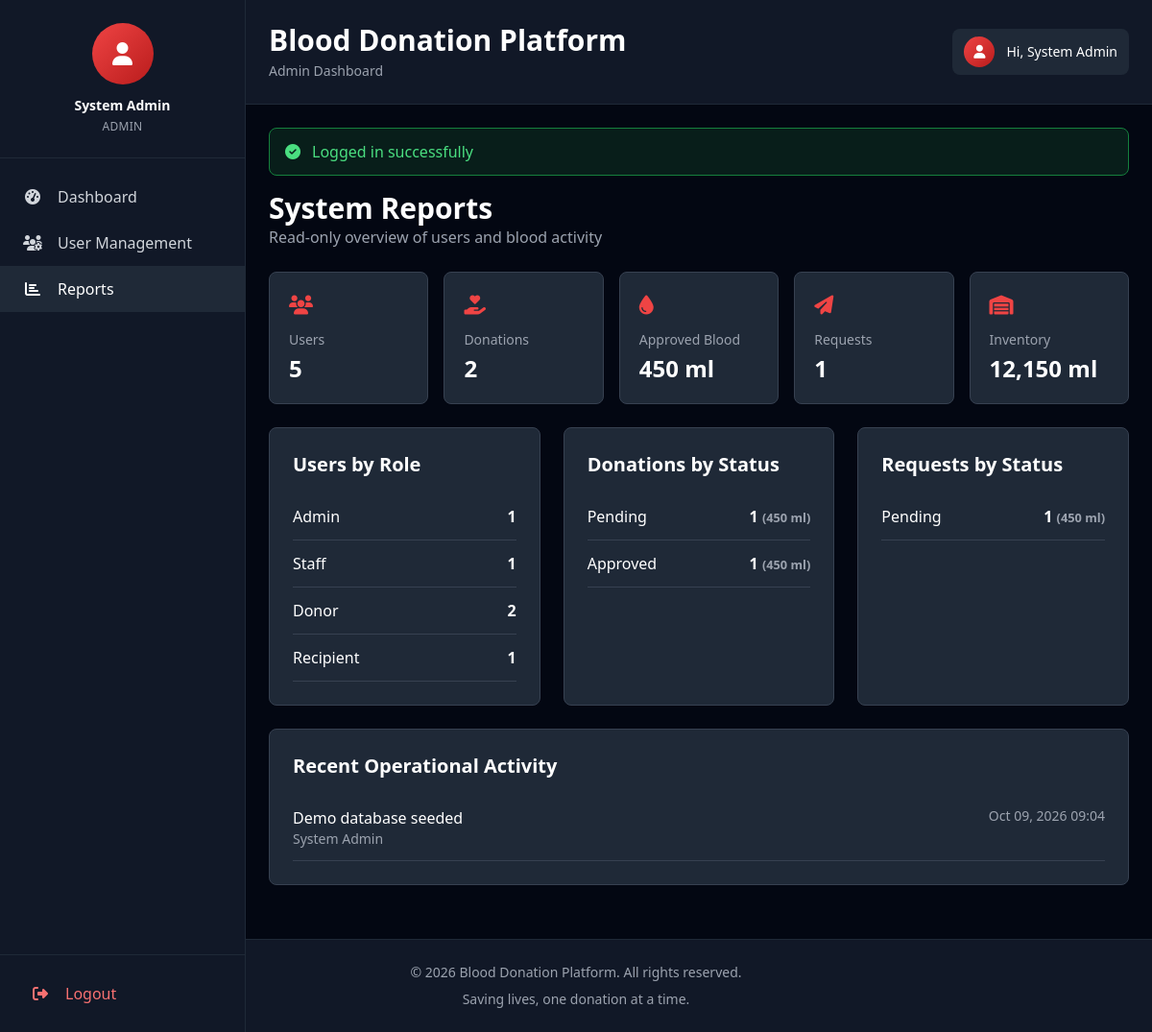
/reports.php (signed in), run on the app's committed database.
### tables this page shows
CREATE TABLE IF NOT EXISTS users (
  id INT AUTO_INCREMENT PRIMARY KEY,
  full_name VARCHAR(150) NOT NULL,
  email VARCHAR(150) NOT NULL UNIQUE,
  password VARCHAR(255) NOT NULL,
  phone VARCHAR(30),
  gender ENUM('Male','Female','Other') DEFAULT 'Other',
  blood_type VARCHAR(3),
  address TEXT,
  user_type ENUM('Admin','Staff','Donor','Recipient') NOT NULL DEFAULT 'Donor',
  created_at TIMESTAMP DEFAULT CURRENT_TIMESTAMP
);

CREATE TABLE IF NOT EXISTS admins_logs (
  id INT AUTO_INCREMENT PRIMARY KEY,
  admin_id INT NOT NULL,
  action VARCHAR(255),
  created_at TIMESTAMP DEFAULT CURRENT_TIMESTAMP,
  FOREIGN KEY (admin_id) REFERENCES users(id) ON DELETE CASCADE
);

### db.php (called while the page is built, shortened)
<?php
$db_host = 'localhost';
$db_user = 'root';
$db_pass = '';
$db_name = 'blood_donation_db';
$con = new mysqli($db_host, $db_user, $db_pass, $db_name);
function flash($key, $val = null) {
    if ($val === null) {
        if (isset($_SESSION['flash'][$key])) {
            $v = $_SESSION['flash'][$key];
            return $v;
        }
        return null;
    }
}
function current_user() {
    global $con;
    $id = (int)$_SESSION['user_id'];
    $res = $con->query("SELECT * FROM users WHERE id=$id");
    if ($res && $res->num_rows) return $res->fetch_assoc();
    return null;
}
?>

### reports.php (the view, shortened to what this page needs)
<?php
require_once 'db.php';
$counts = $con->query("SELECT
  (SELECT COUNT(*) FROM users) total_users,
  (SELECT COUNT(*) FROM donations) total_donations,
  (SELECT COALESCE(SUM(quantity_ml),0) FROM donations WHERE status='Approved') donated_ml,
  (SELECT COUNT(*) FROM requests) total_requests,
  (SELECT COALESCE(SUM(quantity_ml),0) FROM blood_inventory) inventory_ml")->fetch_assoc();
$roles = $con->query('SELECT user_type, COUNT(*) total FROM users GROUP BY user_type ORDER BY user_type');
$donationStatuses = $con->query('SELECT status, COUNT(*) total, COALESCE(SUM(quantity_ml),0) quantity FROM donations GROUP BY status');
$requestStatuses = $con->query('SELECT status, COUNT(*) total, COALESCE(SUM(quantity_ml),0) quantity FROM requests GROUP BY status');
$logs = $con->query('SELECT l.action, l.created_at, u.full_name FROM admins_logs l JOIN users u ON u.id=l.admin_id ORDER BY l.created_at DESC LIMIT 20');
include 'header.php';
?>
<div class="mb-6"><h2 class="text-3xl font-bold">System Reports</h2><p class="text-gray-400">Read-only overview of users and blood activity</p></div>
<div class="grid grid-cols-1 md:grid-cols-2 lg:grid-cols-5 gap-4 mb-6">
<?php foreach ([['Users',$counts['total_users'],'fa-users'],['Donations',$counts['total_donations'],'fa-hand-holding-heart'],['Approved Blood',number_format($counts['donated_ml']).' ml','fa-tint'],['Requests',$counts['total_requests'],'fa-paper-plane'],['Inventory',number_format($counts['inventory_ml']).' ml','fa-warehouse']] as $card): ?>
  <div class="bg-gray-800 border border-gray-700 rounded-lg p-5"><i class="fas <?=$card[2]?> text-red-500 text-xl"></i><p class="text-gray-400 text-sm mt-3"><?=$card[0]?></p><p class="text-2xl font-bold mt-1"><?=$card[1]?></p></div>
<?php endforeach; ?>
</div>
<div class="grid grid-cols-1 lg:grid-cols-3 gap-6 mb-6">
  <?php foreach ([['Users by Role',$roles],['Donations by Status',$donationStatuses],['Requests by Status',$requestStatuses]] as $section): ?>
  <div class="bg-gray-800 border border-gray-700 rounded-lg p-6"><h3 class="text-xl font-bold mb-4"><?=$section[0]?></h3>
    <?php while ($row = $section[1]->fetch_assoc()): ?><div class="flex justify-between border-b border-gray-700 py-3"><span><?=htmlspecialchars($row['user_type'] ?? $row['status'])?></span><span class="font-bold"><?=$row['total']?><?php if (isset($row['quantity'])): ?> <small class="text-gray-400">(<?=number_format($row['quantity'])?> ml)</small><?php endif; ?></span></div><?php endwhile; ?>
  </div>
  <?php endforeach; ?>
</div>
<div class="bg-gray-800 border border-gray-700 rounded-lg p-6"><h3 class="text-xl font-bold mb-4">Recent Operational Activity</h3>
  <?php if ($logs->num_rows): while ($log = $logs->fetch_assoc()): ?><div class="flex justify-between gap-4 border-b border-gray-700 py-3"><div><p><?=htmlspecialchars($log['action'])?></p><p class="text-gray-400 text-sm"><?=htmlspecialchars($log['full_name'])?></p></div><span class="text-gray-400 text-sm whitespace-nowrap"><?=date('M d, Y H:i', strtotime($log['created_at']))?></span></div><?php endwhile; else: ?><p class="text-gray-400">No activity recorded.</p><?php endif; ?>
</div>
<?php include 'footer.php'; ?>

### header.php (shortened to what this page needs)
<?php
require_once __DIR__ . '/db.php';
$user = current_user();
$current_page = basename($_SERVER['PHP_SELF']);
?>
<!doctype html>
<html lang="en">
<head>
  <script src="https://cdn.tailwindcss.com"></script>
  <link rel="stylesheet" href="https://cdnjs.cloudflare.com/ajax/libs/font-awesome/6.4.0/css/all.min.css" />
  <link rel="stylesheet" href="assets/css/custom.css" />
</head>
<body class="bg-gray-950 text-white overflow-x-hidden">
  <?php if ($user): ?>
  <div id="sidebar" class="fixed left-0 top-0 w-64 h-screen bg-gray-900 border-r border-gray-800 z-40 transition-all duration-300 flex flex-col overflow-y-auto md:translate-x-0 -translate-x-full">
    <div class="border-b border-gray-800 p-6 text-center flex-shrink-0 mt-16 md:mt-0">
      <div class="w-16 h-16 bg-gradient-to-br from-red-500 to-red-700 rounded-full mx-auto mb-3 flex items-center justify-center overflow-hidden flex-shrink-0">
        <i class="fas fa-user text-white text-2xl"></i>
      </div>
      <h3 class="text-white font-semibold text-sm mb-1"><?php echo htmlspecialchars($user['full_name']); ?></h3>
      <p class="text-gray-400 text-xs uppercase tracking-wide"><?php echo htmlspecialchars($user['user_type']); ?></p>
    </div>
    <nav class="flex-1 py-4 px-0">
      <a href="dashboard.php" class="nav-item flex items-center px-6 py-3 text-gray-300 hover:text-white hover:bg-gray-800 transition-all duration-200 <?php echo $current_page == 'dashboard.php' ? 'bg-gray-800 text-white' : ''; ?>">
        <i class="fas fa-tachometer-alt w-5 text-center mr-4"></i>
        <span class="nav-text">Dashboard</span>
      </a>
      <?php if ($user['user_type'] === 'Donor'): ?>
        <a href="donate.php" class="nav-item flex items-center px-6 py-3 text-gray-300 hover:text-white hover:bg-gray-800 transition-all duration-200 <?php echo $current_page == 'donate.php' ? 'bg-gray-800 text-white' : ''; ?>">
          <i class="fas fa-hand-holding-heart w-5 text-center mr-4"></i>
          <span class="nav-text">Donate Blood</span>
        </a>
        <a href="my_donations.php" class="nav-item flex items-center px-6 py-3 text-gray-300 hover:text-white hover:bg-gray-800 transition-all duration-200 <?php echo $current_page == 'my_donations.php' ? 'bg-gray-800 text-white' : ''; ?>">
          <i class="fas fa-history w-5 text-center mr-4"></i>
          <span class="nav-text">My Donations</span>
        </a>
      <?php elseif ($user['user_type'] === 'Admin'): ?>
        <a href="admin_users.php" class="nav-item flex items-center px-6 py-3 text-gray-300 hover:text-white hover:bg-gray-800 transition-all duration-200 <?php echo $current_page == 'admin_users.php' ? 'bg-gray-800 text-white' : ''; ?>">
          <i class="fas fa-users-cog w-5 text-center mr-4"></i>
          <span class="nav-text">User Management</span>
        </a>
        <a href="reports.php" class="nav-item flex items-center px-6 py-3 text-gray-300 hover:text-white hover:bg-gray-800 transition-all duration-200 <?php echo $current_page == 'reports.php' ? 'bg-gray-800 text-white' : ''; ?>">
          <i class="fas fa-chart-bar w-5 text-center mr-4"></i>
          <span class="nav-text">Reports</span>
        </a>
      <?php endif; ?>
    </nav>
    <div class="border-t border-gray-800 p-4 flex-shrink-0">
      <a href="logout.php" class="flex items-center px-4 py-3 text-red-400 hover:text-red-300 hover:bg-red-900/20 rounded-lg transition-all duration-200">
        <i class="fas fa-sign-out-alt w-5 text-center mr-4"></i>
        <span class="nav-text">Logout</span>
      </a>
    </div>
  </div>
  <div class="md:ml-64 transition-all duration-300">
    <div class="bg-gray-900 border-b border-gray-800 sticky top-0 z-20">
      <div class="flex flex-col md:flex-row items-start md:items-center justify-between gap-4 p-6 mt-16 md:mt-0">
        <div class="flex-1">
          <h1 class="text-3xl font-bold text-white mb-1">Blood Donation Platform</h1>
          <p class="text-gray-400 text-sm"><?php echo htmlspecialchars($user['user_type']); ?> Dashboard</p>
        </div>
        <div class="flex items-center gap-4 w-full md:w-auto">
          <div class="flex items-center gap-3 bg-gray-800 px-3 py-2 rounded-lg">
            <div class="w-8 h-8 bg-gradient-to-br from-red-500 to-red-700 rounded-full flex items-center justify-center">
              <i class="fas fa-user text-white text-sm"></i>
            </div>
            <span class="text-sm text-white hidden sm:inline">Hi, <?php echo htmlspecialchars($user['full_name']); ?></span>
          </div>
        </div>
      </div>
    </div>
    <div class="p-6">
      <?php if ($m = flash('success')): ?>
        <div class="bg-green-900/30 border border-green-700 text-green-400 px-4 py-3 rounded-lg mb-4 flex items-center">
          <i class="fas fa-check-circle mr-3"></i>
          <span><?php echo htmlspecialchars($m); ?></span>
        </div>
      <?php endif; ?>
  <?php endif; ?>

### assets/css/custom.css (style rules this page uses)
html { scroll-behavior: smooth; }
* { transition: background-color 0.2s ease, color 0.2s ease, border-color 0.2s ease; }
button, a, input, select, textarea { transition: all 0.2s ease; }

### data on the page
users: full_name "System Admin", user_type "ADMIN", user_type "Admin"
admins_logs: action "Demo database seeded", admin.full_name "System Admin", created_at "Oct 09, 2026 09:04"

### other printed values
$m "Logged in successfully"
$card[0] "Users"
$card[1] "5"
$card[0] "Donations"
$card[1] "2"
$card[0] "Approved Blood"
$card[1] "450 ml"
$card[0] "Requests"
$card[1] "1"
$card[0] "Inventory"
$card[1] "12,150 ml"
$section[0] "Users by Role"
$row['user_type'] "Admin"
$row['total'] "1"
$row['user_type'] "Staff"
